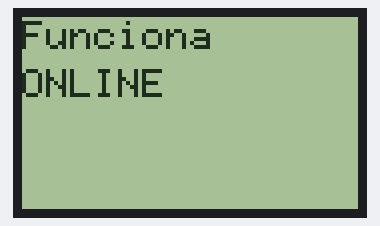
Simulated run of this sketch. Board: ESP32. Shown: 84×48 one-colour display. WiFi joins after 1.5 s; servers stay silent unless stated; no MQTT or app messages arrive unless stated; what the sketch prints to the serial monitor is not drawn.

Above: at 2.1 s.

The sketch:

controlCarWifESP32XXX.ino
```cpp
#include <Arduino.h>
#include <U8g2lib.h>

#ifdef U8X8_HAVE_HW_SPI
#include <SPI.h>
#endif
#ifdef U8X8_HAVE_HW_I2C
#include <Wire.h>
#endif
U8G2_PCD8544_84X48_F_4W_SW_SPI u8g2(U8G2_R0,/* clock=*/ 14, /* data=*/ 13, /* cs=*/ 15, /* dc=*/ 27, /* reset=*/ 26);  // Nokia 5110 Display

int bot1;
int bot2;

#include <WiFi.h>
#include <MQTT.h>

const char ssid[] = "MOVISTAR_1B18";
const char pass[] = "mariovolvitorojo9940";

WiFiClient net;
MQTTClient client;

unsigned long lastMillis = 0;


void u8g2_prepare(void) {
  u8g2.setFont(u8g2_font_6x10_tf);
  u8g2.setFontRefHeightExtendedText();
  u8g2.setDrawColor(1);
  u8g2.setFontPosTop();
  u8g2.setFontDirection(0);
}

void connect() {
  Serial.print("checking wifi...");
  while (WiFi.status() != WL_CONNECTED) {
    Serial.print(".");
    delay(1000);
  }

  Serial.print("\nconnecting...");
  while (!client.connect("ControlX", "", "")) {
    Serial.print(".");
    delay(1000);
  }

  Serial.println("\nconnected!");

//  client.subscribe("/hello");
  // client.unsubscribe("/hello");
}

void messageReceived(String &topic, String &payload) {
  Serial.println("incoming: " + topic + " - " + payload);
}

void setup() {
  Serial.begin(115200);
  WiFi.begin(ssid, pass);
  u8g2.begin();
  // Note: Local domain names (e.g. "Computer.local" on OSX) are not supported by Arduino.
  // You need to set the IP address directly.
  client.begin("192.168.1.63",1883, net);
  connect();

      u8g2.clearBuffer();
  u8g2_prepare();
    u8g2.drawStr( 0, 0, "Funciona");
  u8g2.drawStr( 0, 12, "ONLINE");
  u8g2.sendBuffer();
  client.onMessage(messageReceived);
}

void loop() {
//  printX();
  client.loop();
  delay(100);  // <- fixes some issues with WiFi stability
    if (!client.connected()) {
    connect();
  }
    u8g2.clearBuffer();
  u8g2_prepare();
    u8g2.drawStr( 0, 0, "Funciona");
  u8g2.drawStr( 0, 12, "ONLINE");
  u8g2.sendBuffer();
  client.onMessage(messageReceived);
}
```
